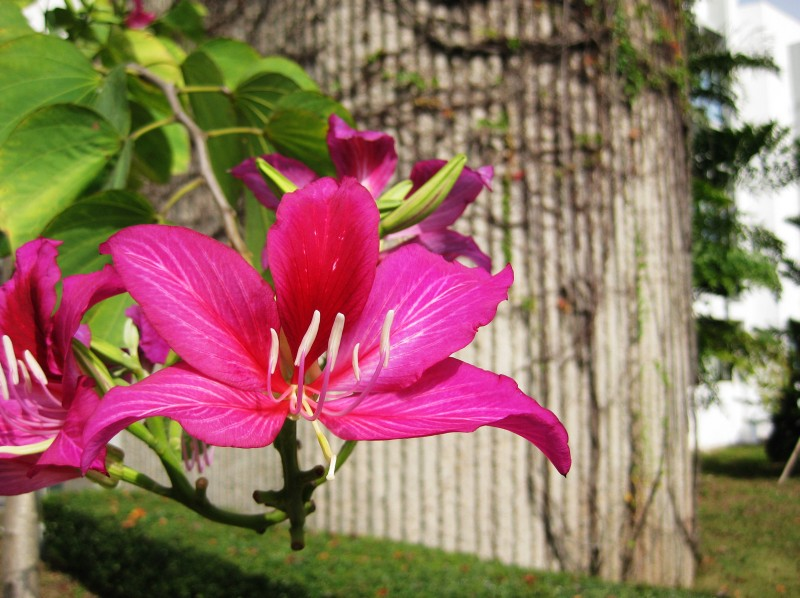
#> input picture flower-medium.jpg, 800 x 598 px
$ python L0_serial.py flower-medium.jpg flower.jpg   (Python 2 division)
#> lines starting #> are read from the running program, lines starting #| are printed output that depends on the picture; long printed decimals are rounded
### L0_helpers.py
import numpy as np
import math

# Convert point-spread function to optical transfer function
def psf2otf(psf, outSize=None):
  # Prepare psf for conversion
  data = prepare_psf(psf, outSize)

  # Compute the OTF
  otf = np.fft.fftn(data)

  return np.complex64(otf)

def prepare_psf(psf, outSize=None, dtype=None):
  if not dtype:
    dtype=np.float32

  psf = np.float32(psf)

  # Determine PSF / OTF shapes
  psfSize = np.int32(psf.shape)
  if not outSize:
    outSize = psfSize
  outSize = np.int32(outSize)

  # Pad the PSF to outSize
  new_psf = np.zeros(outSize, dtype=dtype)
  new_psf[:psfSize[0],:psfSize[1]] = psf[:,:]
  psf = new_psf

  # Circularly shift the OTF so that PSF center is at (0,0)
  shift = -(psfSize / 2)
  psf = circshift(psf, shift)

  return psf

# Circularly shift array
def circshift(A, shift):
  for i in xrange(shift.size):
    A = np.roll(A, shift[i], axis=i)
  return A

### L0_serial.py
# Import Libraries
import numpy as np
import cv2
import argparse
import time

# Import User Libraries
import L0_helpers

# Image File Path
image_r = "images/flowers.jpg"
image_w = "out_serial.png"

# L0 minimization parameters
kappa = 2.0;
_lambda = 2e-2;

# Verbose output
verbose = False;

if __name__ == '__main__':
  # Parse arguments
  parser = argparse.ArgumentParser(
      description="Serial implementation of image smoothing via L0 gradient minimization")
  parser.add_argument('image_r', help="input image file")
  parser.add_argument('image_w', help="output image file")
  parser.add_argument('-k', type=float, default=2.0,
      metavar='kappa', help='updating weight (default 2.0)')
  parser.add_argument('-l', type=float, default=2e-2,
      metavar='lambda', help='smoothing weight (default 2e-2)')
  parser.add_argument('-v', '--verbose', action='store_true',
      help='enable verbose logging for each iteration')
  args = parser.parse_args()

  # Set parameters
  kappa = args.k
  _lambda = args.l

  image_r = args.image_r
  image_w = args.image_w

  verbose = args.verbose

  # Read image I
  image = cv2.imread(image_r)
#> image is the input picture: shape (598, 800, 3); mean B, G, R 95.8, 110.5, 146.2

  # Timers
  step_1 = 0.0
  step_2 = 0.0
  step_2_fft = 0.0

  # Start time
  start_time = time.time()

  # Validate image format
  N, M, D = np.int32(image.shape)
#> N = 598; M = 800; D = 3
  assert D == 3, "Error: input must be 3-channel RGB image"
  print "Processing %d x %d RGB image" % (M, N)
#| Processing 800 x 598 RGB image

  # Initialize S as I
  S = np.float32(image) / 256

  # Compute image OTF
  size_2D = [N, M]
#> size_2D = [598, 800]
  fx = np.int32([[1, -1]])
  fy = np.int32([[1], [-1]])
  otfFx = L0_helpers.psf2otf(fx, size_2D)
  otfFy = L0_helpers.psf2otf(fy, size_2D)

  # Compute F(I)
  FI = np.complex64(np.zeros((N, M, D)))
  FI[:,:,0] = np.fft.fft2(S[:,:,0])
  FI[:,:,1] = np.fft.fft2(S[:,:,1])
  FI[:,:,2] = np.fft.fft2(S[:,:,2])

  # Compute MTF
  MTF = np.power(np.abs(otfFx), 2) + np.power(np.abs(otfFy), 2)
  MTF = np.tile(MTF[:, :, np.newaxis], (1, 1, D))

  # Initialize buffers
  h = np.float32(np.zeros((N, M, D)))
  v = np.float32(np.zeros((N, M, D)))
  dxhp = np.float32(np.zeros((N, M, D)))
  dyvp = np.float32(np.zeros((N, M, D)))
  FS = np.complex64(np.zeros((N, M, D)))

  # Iteration settings
  beta_max = 1e5;
  beta = 2 * _lambda
  iteration = 0

  # Done initializing
  init_time = time.time()

  # Iterate until desired convergence in similarity
  while beta < beta_max:

    if verbose:
      print "ITERATION %i" % iteration

    ### Step 1: estimate (h, v) subproblem

    # subproblem 1 start time
    s_time = time.time()

    # compute dxSp
    h[:,0:M-1,:] = np.diff(S, 1, 1)
    h[:,M-1:M,:] = S[:,0:1,:] - S[:,M-1:M,:]

    # compute dySp
    v[0:N-1,:,:] = np.diff(S, 1, 0)
    v[N-1:N,:,:] = S[0:1,:,:] - S[N-1:N,:,:]

    # compute minimum energy E = dxSp^2 + dySp^2 <= _lambda/beta
    t = np.sum(np.power(h, 2) + np.power(v, 2), axis=2) < _lambda / beta
    t = np.tile(t[:, :, np.newaxis], (1, 1, 3))

    # compute piecewise solution for hp, vp
    h[t] = 0
    v[t] = 0

    # subproblem 1 end time
    e_time = time.time()
    step_1 = step_1 + e_time - s_time
    if verbose:
      print "-subproblem 1: estimate (h,v)"
      print "--time: %f (s)" % (e_time - s_time)

    ### Step 2: estimate S subproblem

    # subproblem 2 start time
    s_time = time.time()

    # compute dxhp + dyvp
    dxhp[:,0:1,:] = h[:,M-1:M,:] - h[:,0:1,:]
    dxhp[:,1:M,:] = -(np.diff(h, 1, 1))
    dyvp[0:1,:,:] = v[N-1:N,:,:] - v[0:1,:,:]
    dyvp[1:N,:,:] = -(np.diff(v, 1, 0))
    normin = dxhp + dyvp

    fft_s = time.time()
    FS[:,:,0] = np.fft.fft2(normin[:,:,0])
    FS[:,:,1] = np.fft.fft2(normin[:,:,1])
    FS[:,:,2] = np.fft.fft2(normin[:,:,2])
    fft_e = time.time()
    step_2_fft += fft_e - fft_s

    # solve for S + 1 in Fourier domain
    denorm = 1 + beta * MTF;
    FS[:,:,:] = (FI + beta * FS) / denorm

    # inverse FFT to compute S + 1
    fft_s = time.time()
    S[:,:,0] = np.float32((np.fft.ifft2(FS[:,:,0])).real)
    S[:,:,1] = np.float32((np.fft.ifft2(FS[:,:,1])).real)
    S[:,:,2] = np.float32((np.fft.ifft2(FS[:,:,2])).real)
    fft_e = time.time()
    step_2_fft += fft_e - fft_s

    # subproblem 2 end time
    e_time = time.time()
    step_2 =  step_2 + e_time - s_time
    if verbose:
      print "-subproblem 2: estimate S + 1"
      print "--time: %f (s)" % (e_time - s_time)
      print ""

    # update beta for next iteration
    beta *= kappa
    iteration += 1
#> this loop made 22 passes
#> pass 1, `t = np.sum(np.power(h, 2) + np.power(v, 2), axis=2) < _lambda / beta`:
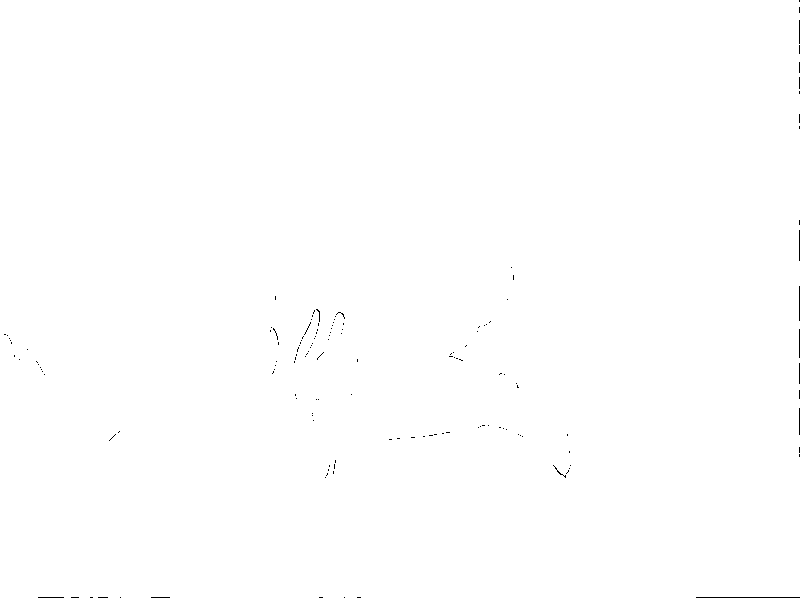
#> t: shape (598, 800) bool; 99.8% white; black in thin lines or dots
#> pass 1, `normin = dxhp + dyvp`:
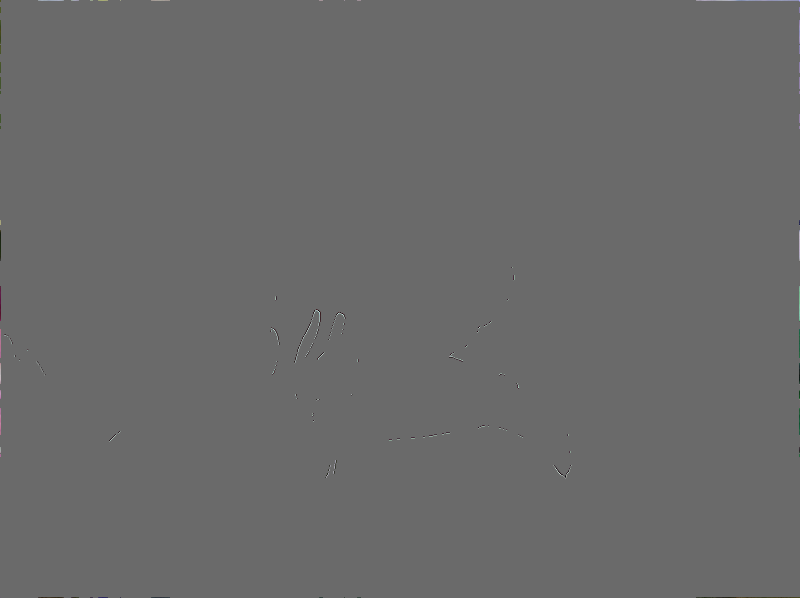
#> normin: shape (598, 800, 3) float32; mean of channels 0, 1, 2 0, 0, 0; drawn with min black and max white
#> pass 2, `t = np.sum(np.power(h, 2) + np.power(v, 2), axis=2) < _lambda / beta`:
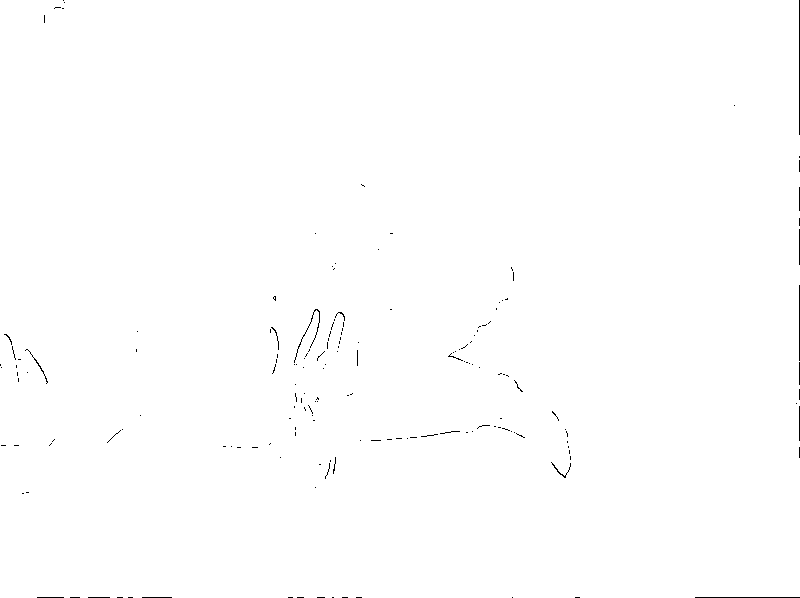
#> t: shape (598, 800) bool; 99.7% white; black in thin lines or dots
#> after the loop:
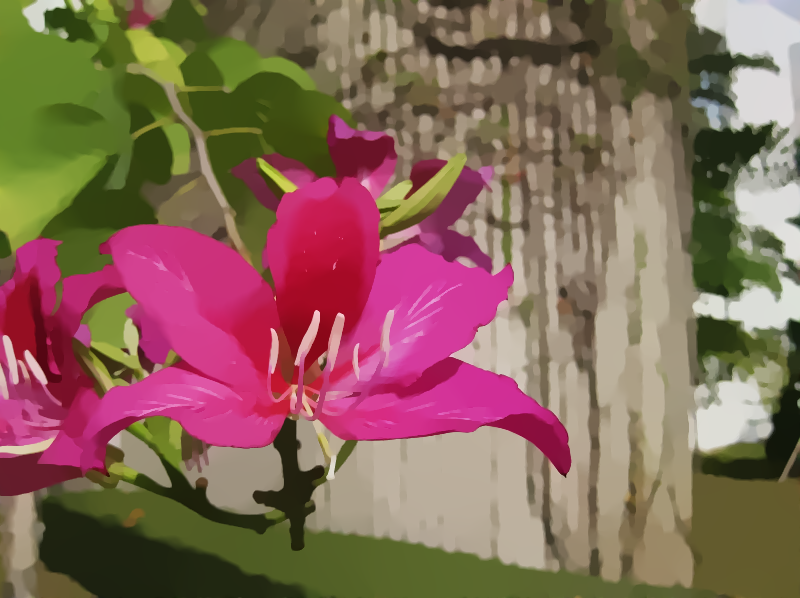
#> S: shape (598, 800, 3) float32; mean B, G, R 0.374, 0.431, 0.571; drawn with min black and max white
#> after the loop:
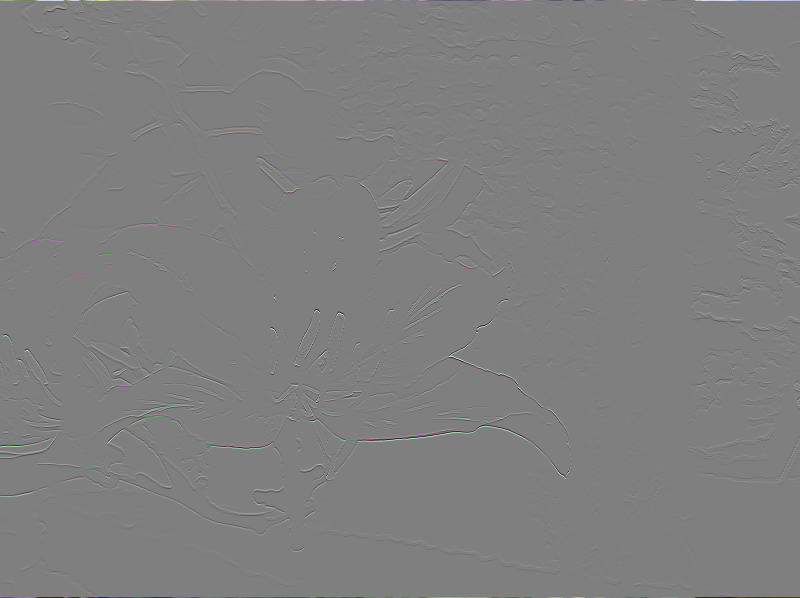
#> dyvp: shape (598, 800, 3) float32; mean B, G, R -6.44e-09, -1.62e-09, -9.99e-10; drawn with min black and max white
#> after the loop:
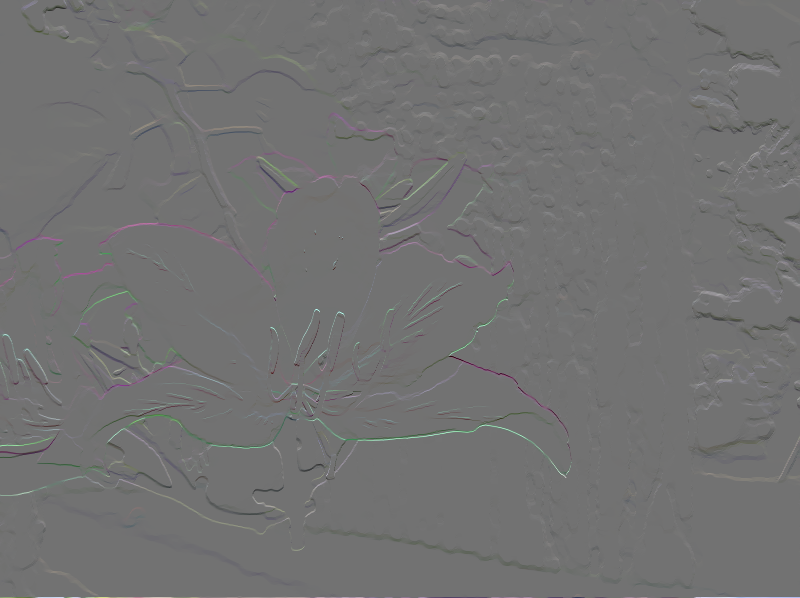
#> v: shape (598, 800, 3) float32; mean B, G, R 1.47e-05, 1.04e-05, 1.36e-05; drawn with min black and max white
#> after the loop, beta = 167772.2; iteration = 22; step_1 = 1.16; step_2 = 2.07; step_2_fft = 1.68

  # Rescale image
  S = S * 256

  # Total end time
  final_time = time.time()

  print "Total Time: %f (s)" % (final_time - start_time)
  print "Setup: %f (s)" % (init_time - start_time)
  print "Step 1: %f (s)" % (step_1)
#| Step 1: 1.162 (s)
  print "Step 2: %f (s)" % (step_2)
#| Step 2: 2.069 (s)
  print "Step 2 (FFT): %f (s)" % (step_2_fft)
#| Step 2 (FFT): 1.678 (s)
  print "Iterations: %d" % (iteration)
#| Iterations: 22

  cv2.imwrite(image_w, S)

$ run again, on images/flowers_1.jpg
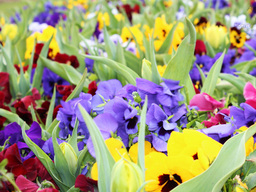
#> input picture images/flowers_1.jpg, 256 x 192 px
#> image is the input picture: shape (192, 256, 3); mean B, G, R 121.5, 152.7, 161.4
#| Processing 256 x 192 RGB image
#> the loop `while beta < beta_max: ` made 22 passes
#> pass 1, `t = np.sum(np.power(h, 2) + np.power(v, 2), axis=2) < _lambda / beta`:
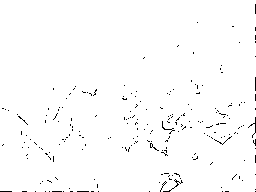
#> t: shape (192, 256) bool; 98.6% white; black in thin lines or dots
#> after the loop `while beta < beta_max:`:
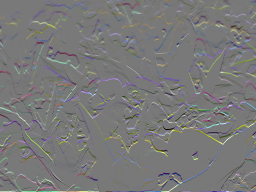
#> v: shape (192, 256, 3) float32; mean B, G, R 8.02e-06, 2.87e-06, 3.71e-06; drawn with min black and max white
#> after the loop `while beta < beta_max:`: beta = 167772.2; iteration = 22; step_1 = 0.171; step_2 = 0.205; step_2_fft = 0.15
#| Step 1: 0.1713 (s)
#| Step 2: 0.2051 (s)
#| Step 2 (FFT): 0.1499 (s)
#| Iterations: 22
